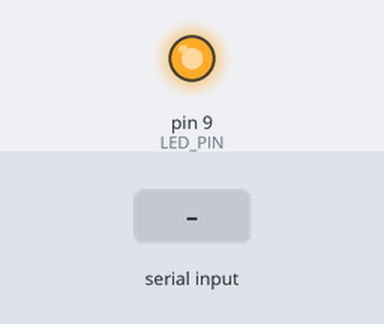
Bench run of a sketch on a simulated Arduino Uno, built with avr-gcc and run on an emulated ATmega328P. Parts: output pins drawn as LEDs (lit = HIGH). The inputs (shaded band) are chosen by the test bench.

Above: at 1.2 s.
1.3 s: "led fade\n" received over Serial
At 3.9 s:
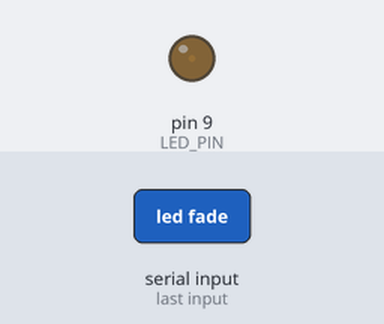
7.3 s: "led off\n" received over Serial
Timing chart, 0 to 10.3 s (numbered marks = the images above; inputs shaded):
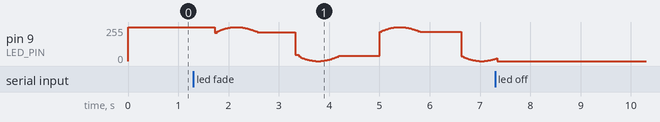

The sketch:

9_serial3.ino
```cpp
// Learning Arduino
// 2026/09/14
//
// Commands:
//   Show necessary info:
//     arduino-cli board list
//   Monitor logs:
//     arduino-cli monitor -p /dev/cu.usbmodemXXXX -c baudrate=9600
//   Compile & Upload:
//     arduino-cli compile --fqbn arduino:renesas_uno:minima
//     arduino-cli upload -p /dev/cu.usbmodemXXXX --fqbn arduino:renesas_uno:minima
//
// Goal:
//   Controlling LED via serial commands.
//
// Circuit:
//   D9 - R220 - LED - GND

const int LED_PIN = 9;

char buf[64];
int bufLength = 0;

enum Mode {
	NORMAL,
	FADE,
};

Mode mode = Mode::NORMAL;
bool on = true;

void setup() {
	pinMode(LED_PIN, OUTPUT);
	Serial.begin(9600); // bps: 9600
}

void loop() {
	updateCLI();
	updateLED();
	delay(5);
}

void updateCLI() {
	if (Serial.available()) {
		char c = Serial.read();
		switch (c) {
		case '\r':
			break; // ignore
		case '\n':
			buf[bufLength] = '\0'; // end of string
			command(buf);
			bufLength = 0;
			break;
		default:
			if (bufLength < sizeof(buf) - 1) { // -1 is the room for `\0`
				buf[bufLength++] = c;
			}
		}
	}
}

void command(const char* cmd) {
	if (strcmp(cmd, "led on") == 0) {
		on = true;
	} else if (strcmp(cmd, "led off") == 0) {
		on = false;
	} else if (strcmp(cmd, "led normal") == 0) {
		mode = NORMAL;
	} else if (strcmp(cmd, "led fade") == 0) {
		mode = FADE;
	} else {
		Serial.print("[ERROR] Invalid command: ");
		Serial.println(cmd);
	}
}

void updateLED() {
	if (on) {
		switch (mode) {
		case Mode::NORMAL:
			analogWrite(LED_PIN, 255);
			break;
		case Mode::FADE:
			fade();
			break;
		}
	} else {
		analogWrite(LED_PIN, 0);
	}
}

void fade() {
	static float angle = .0f;
	static const float angle_dlt = .01f;
	static const float angle_max = 2.0f * PI;

	analogWrite(LED_PIN, round((sin(angle) + 1.0f) * 127.5f));

	angle += angle_dlt;
	if (angle >= angle_max) angle -= angle_max;
}
```
